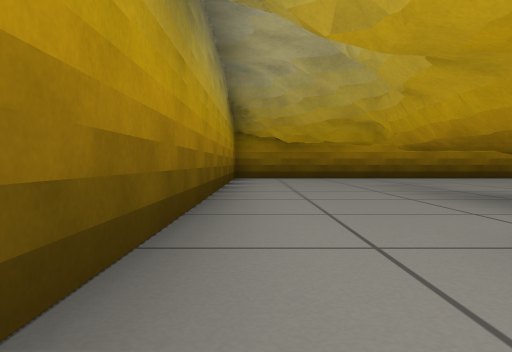
[1] (above)

19 first-person views from a walk through a Gazebo world. The camera is 0.35 m above the floor, tilts 2° down and sees 70° across. The floor is counted in squares, 1 m on a side. Each view is taken from the middle of a square. On the plan, view 1 faces up. The plan holds only what a view shows up to about 9 squares ahead; the rest is blank.

[2]
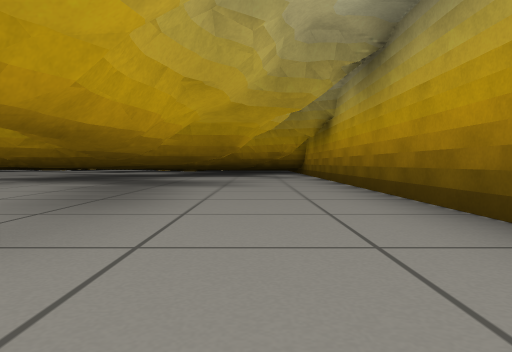

[3]
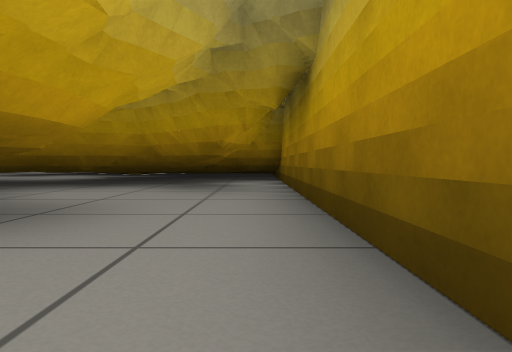

[4]
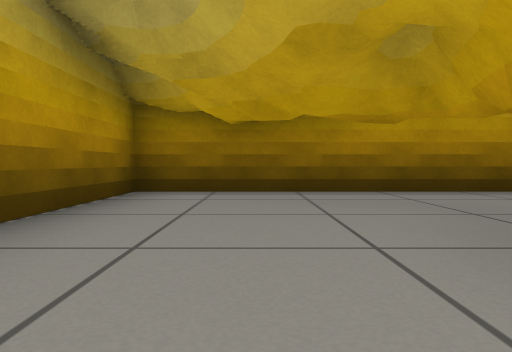

[5]
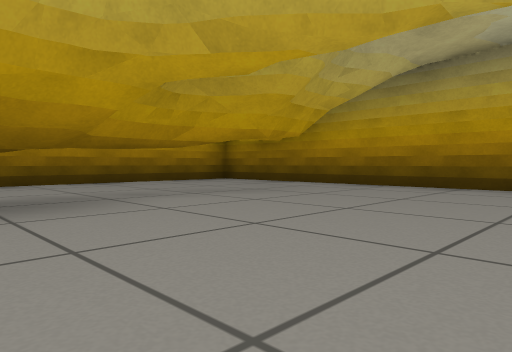

[6]
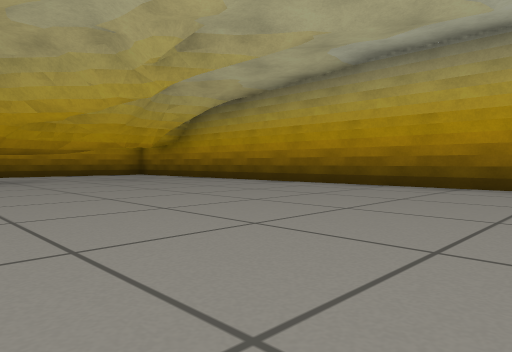

[7]
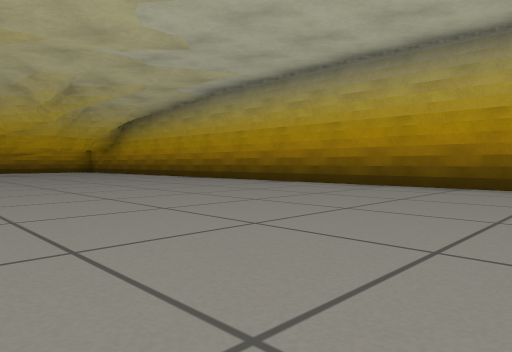

[8]
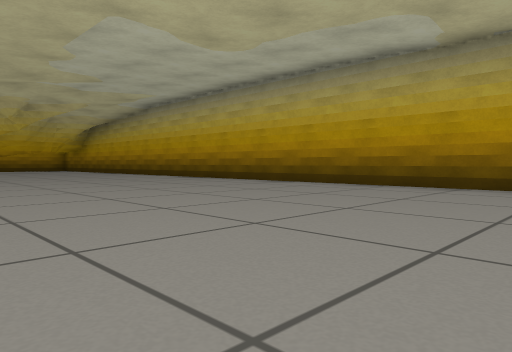

[9]
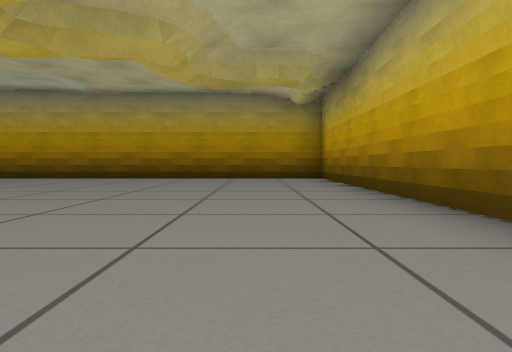

[10]
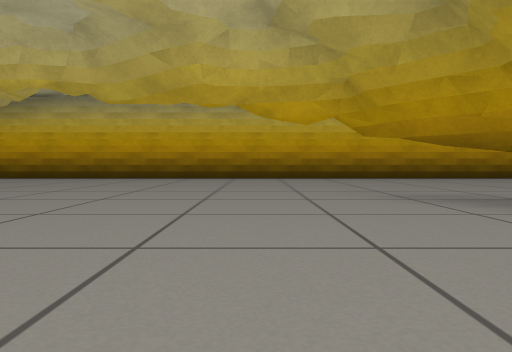

[11]
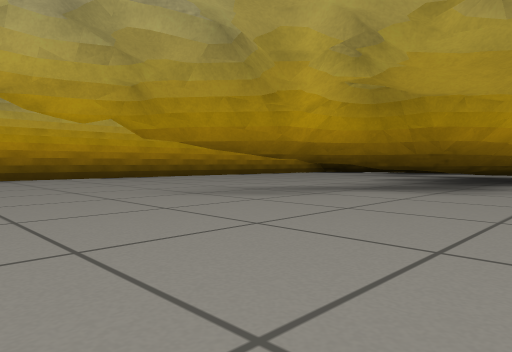

[12]
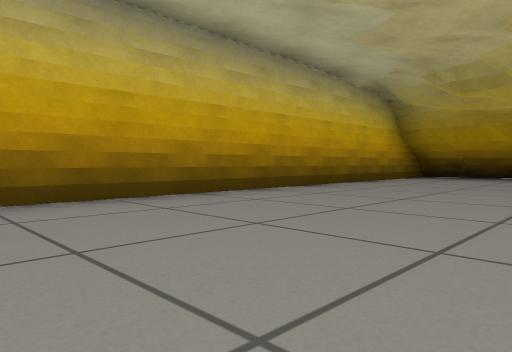

[13]
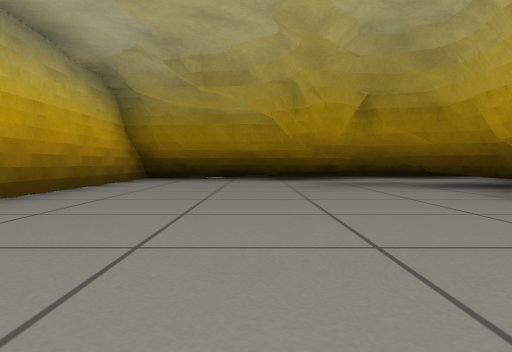

[14]
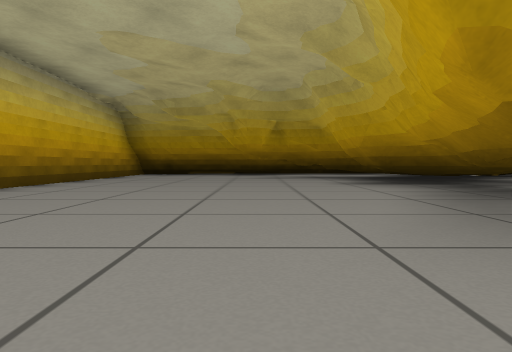

[15]
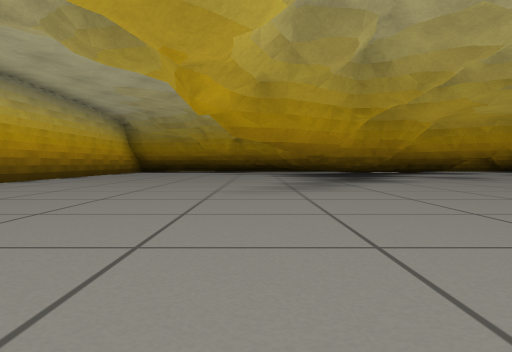

[16]
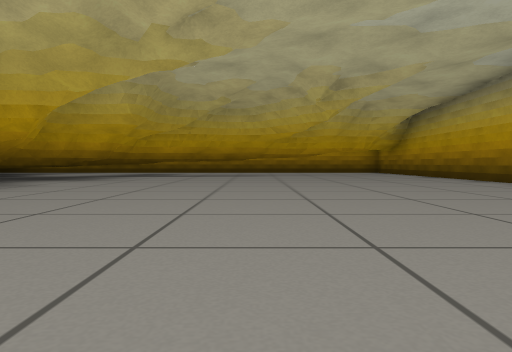

[17]
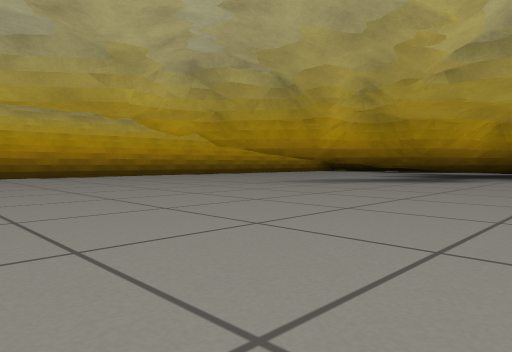

[18]
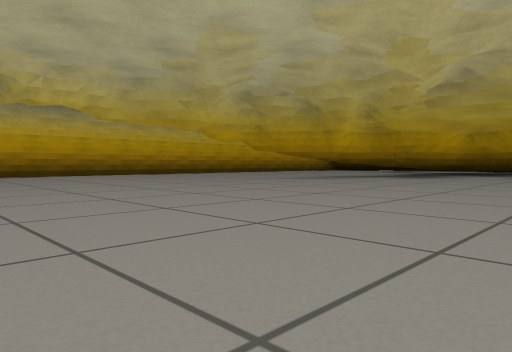

[19]
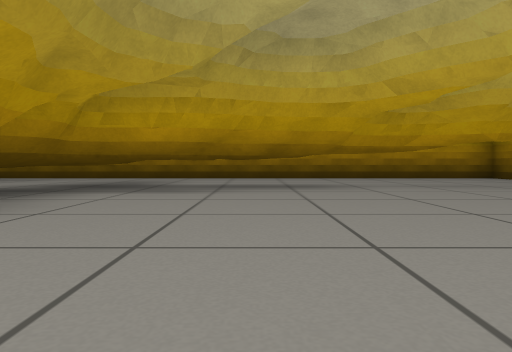

### Floor plan
Key: @ floor where view 1 was taken; # wall or solid block; . floor; T thing the floor can be seen under or through.
Columns run from 1 left of view 1 to 21 right of it. Each row starts with its distance up from view 1.
  9 #######################
  8 #.....................#
  7 #..T..................#
  6 #..T..................#
  5 #..T..................#
  4 #..T .................#
  3 #..T .................#
  2 #..T .................#
  1 #..TTTT.... ..........#
  0 #@. TTT#    ..........#
 -1 ##..   #    ..........#
 -2 #####       ....TT....#
 -3             ....T.....#
 -4             ..#TT.....#
 -5             ###TT.....#
 -6               # T.....#
 -7                 T.....#
 -8                 ## ...#
 -9                  # ...#
-10                   ###.#
-11                    ####

Where each view was taken, in squares from view 1:
view 1: 0 up, 0 right, facing up
view 2: 7 up, 1 right, facing down
view 3: 3 up, 0 right, facing down
view 4: 4 up, 1 right, facing up
view 5: 3 up, 6 right, facing up-left
view 6: 3 up, 10 right, facing up-left
view 7: 3 up, 14 right, facing up-left
view 8: 3 up, 17 right, facing up-left
view 9: 0 up, 19 right, facing up
view 10: 0 up, 12 right, facing right
view 11: 1 up, 12 right, facing down-right
view 12: 2 down, 17 right, facing down-right
view 13: 3 down, 18 right, facing down
view 14: 0 up, 17 right, facing down
view 15: 3 up, 16 right, facing down
view 16: 4 up, 13 right, facing left
view 17: 3 up, 11 right, facing down-right
view 18: 5 up, 10 right, facing down-right
view 19: 3 up, 8 right, facing left
